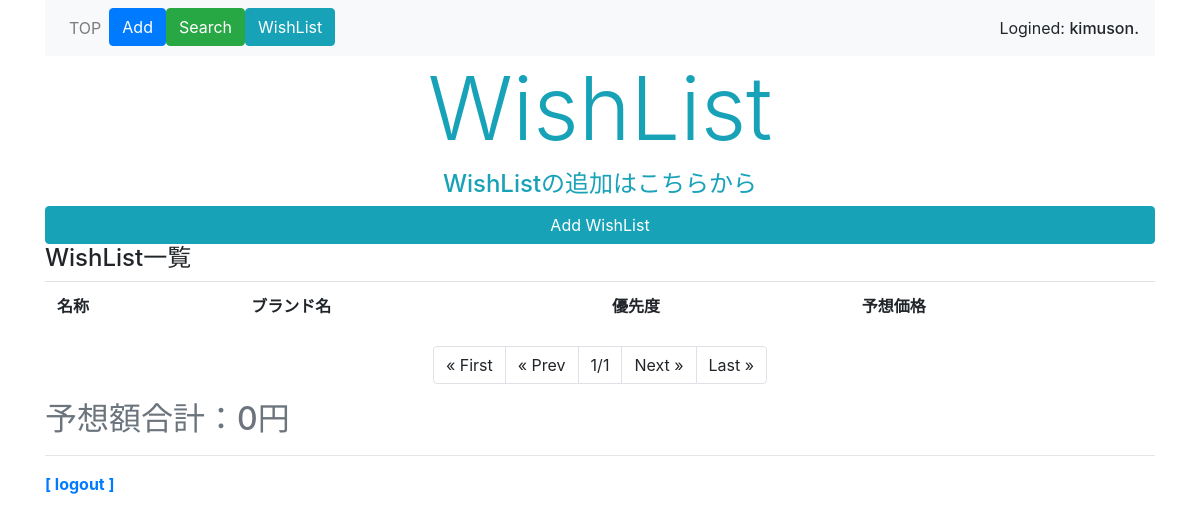
/clothes/wishlist (signed in), run on an earlier commit of the app's database.
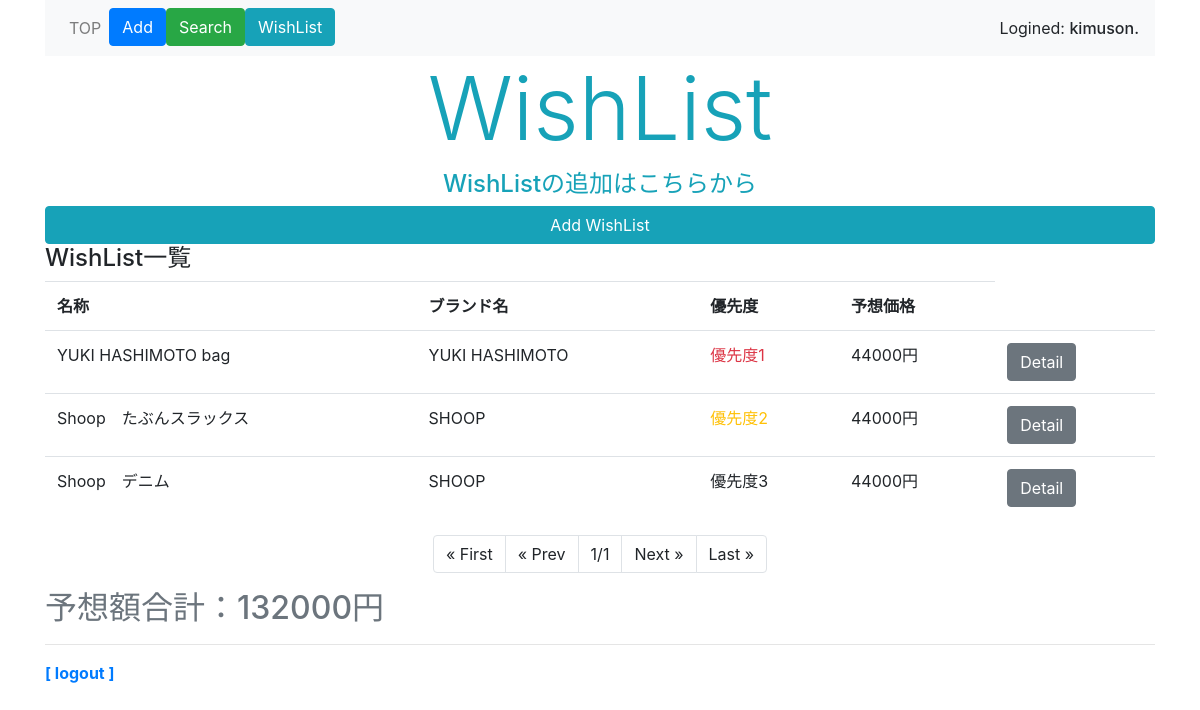
And on a later commit of the database.
### clothes/models.py (models this page shows, shortened)
class Wanted(models.Model):
    owner = models.ForeignKey(User, on_delete=models.CASCADE, related_name='want_owner')
    wanted_cloth_name = models.CharField(max_length=40)
    wanted_brand_name = models.CharField(max_length=40)
    wanted_season = models.CharField(max_length=7)
    wanted_price = models.PositiveIntegerField()
    priority = models.IntegerField(choices=PRIORITY_CHOICES)
    wanted_images = models.ImageField(upload_to='media')

### clothes/views.py (the view)
# urls.py: path('wishlist', views.wishlist, name='wishlist'),
@login_required(login_url='/signin/')
def wishlist(request, num=1):
    user = request.user
    data = Wanted.objects.order_by('priority')
    price = Wanted.objects.filter(owner=user).values_list('wanted_price', flat=True)
    sum_price = sum(price)
    page = Paginator(data, 5)
    params = {
        'title': 'wishlist',
        'data': page.get_page(num),
        'sum_price':sum_price,
        'login_user': user,
    }
    return render(request, 'clothes/wishlist.html', params)

### clothes/templates/clothes/wishlist.html (shortened to what this page needs)
{% extends 'clothes/layout.html' %}
{% block header %}
<h1 class="display-2 text-info text-center">WishList</h1>
{% endblock %}
{% block content %}
<p class="h4 text-info text-center">WishListの追加はこちらから</p>
<a class="btn btn-info w-100" href="{% url 'wishlist_add' %}">Add WishList</a>
<p class="h4">WishList一覧</p>
<table class="table">
    <tr>
        <th>名称</th>
        <th>ブランド名</th>
        <th>優先度</th>
        <th>予想価格</th>
    </tr>
    {% for item in data %}
    <tr>
        {% if login_user == item.owner %}
        <td>{{item.wanted_cloth_name}}</td>
        <td>{{item.wanted_brand_name}}</td>
        {% if item.priority == 1 %}
        <td class="text-danger">{{item.get_priority_display}}</td>
        {% elif item.priority == 2 %}
        <td class="text-warning">{{item.get_priority_display}}</td>
        {% else %}
        <td>{{item.get_priority_display}}</td>
        {% endif %}
        <td>{{item.wanted_price}}円</td>
        <td><a class="btn btn-secondary" href="{% url 'wishlist_detail' item.id %}">Detail</a></td>
        {% endif %}
    </tr>
    {% endfor %}
</table>
<ul class="pagination justify-content-center">
    {% if data.has_previous %}
    <li class="page-item">
        <a class="page-link" href="{% url 'wishlist' %}">&laquo; First</a>
    </li>
    <li class="page-item">
        <a class="page-link" href="{% url 'wishlist' %}/{{data.previous_page_number}}">&laquo; Prev</a>
    </li>
    {% else %}
    <li class="page-item">
        <a class="page-link">&laquo; First</a>
    </li>
    <li class="page-item">
        <a class="page-link">&laquo; Prev</a>
    </li>
    {% endif %}
    <li class="page-item">
        <a class="page-link">{{data.number}}/{{data.paginator.num_pages}}</a>
    </li>
    {% if data.has_next %}
    <li class="page-item">
        <a class="page-link" href="{% url 'wishlist' %}/{{data.next_page_number}}">Next &raquo;</a>
    </li>
    <li class="page-item">
        <a class="page-link" href="{% url 'wishlist' %}/{{data.paginator.num_pages}}">Last &raquo;</a>
    </li>
    {% else %}
    <li class="page-item">
        <a class="page-link">Next &raquo;</a>
    </li>
    <li class="page-item">
        <a class="page-link">Last &raquo;</a>
    </li>
    {% endif %}
</ul>
<p class="h2 text-secondary">予想額合計：{{sum_price}}円</p>
{% endblock %}

What changed in the data, as far as the page shows it:
added Wanted: wanted_cloth_name "YUKI HASHIMOTO bag", wanted_brand_name "YUKI HASHIMOTO", priority "優先度1", wanted_price "44000"
added Wanted: wanted_cloth_name "Shoop たぶんスラックス", wanted_brand_name "SHOOP", priority "優先度2", wanted_price "44000"
added Wanted: wanted_cloth_name "Shoop デニム", wanted_brand_name "SHOOP", priority "優先度3", wanted_price "44000"
Also different on the page:
{{ sum_price }}: "0" → "132000"
